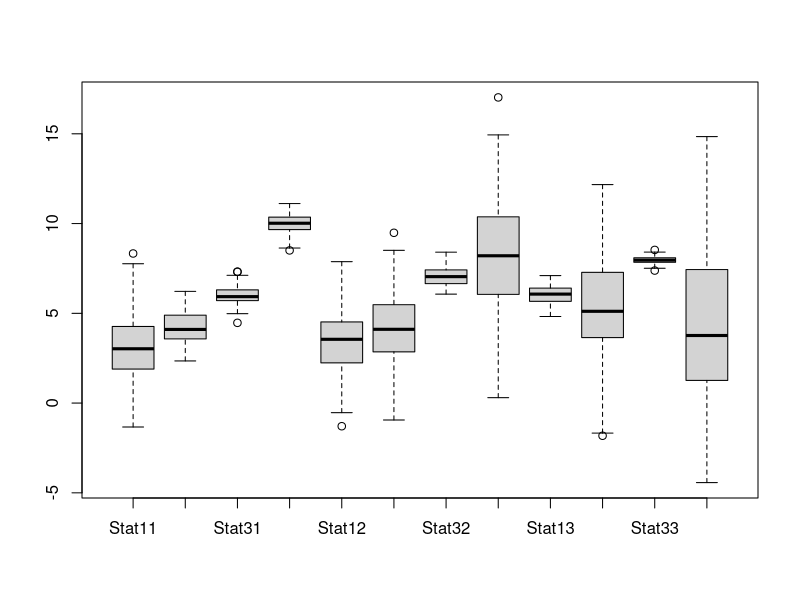

Generate this figure with R:
data<-data.frame(Stat11=rnorm(100,mean=3,sd=2),
                 Stat21=rnorm(100,mean=4,sd=1),
                 Stat31=rnorm(100,mean=6,sd=0.5),
                 Stat41=rnorm(100,mean=10,sd=0.5),
                 Stat12=rnorm(100,mean=4,sd=2),
                 Stat22=rnorm(100,mean=4.5,sd=2),
                 Stat32=rnorm(100,mean=7,sd=0.5),
                 Stat42=rnorm(100,mean=8,sd=3),
                 Stat13=rnorm(100,mean=6,sd=0.5),
                 Stat23=rnorm(100,mean=5,sd=3),
                 Stat33=rnorm(100,mean=8,sd=0.2),
                 Stat43=rnorm(100,mean=4,sd=4))

boxplot(data)
# 
# boxplot(data, las = 2)
# 
# boxplot(data, las = 2, names = c("Station 1","Station 2","Station 3","Station 4","Station 1","Station 2","Station 3","Station 4","Station 1","Station 2","Station 3","Station 4"))